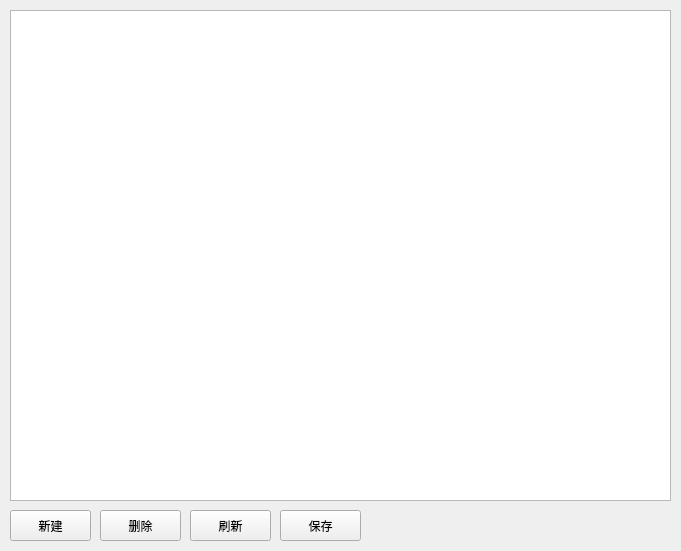
<?xml version="1.0" encoding="UTF-8"?>
<ui version="4.0">
 <class>Crontab</class>
 <widget class="QWidget" name="Crontab">
  <property name="geometry">
   <rect>
    <x>0</x>
    <y>0</y>
    <width>681</width>
    <height>551</height>
   </rect>
  </property>
  <property name="windowTitle">
   <string>Form</string>
  </property>
  <widget class="QPushButton" name="newer">
   <property name="geometry">
    <rect>
     <x>10</x>
     <y>510</y>
     <width>81</width>
     <height>31</height>
    </rect>
   </property>
   <property name="text">
    <string>新建</string>
   </property>
  </widget>
  <widget class="QPushButton" name="deleter">
   <property name="geometry">
    <rect>
     <x>100</x>
     <y>510</y>
     <width>81</width>
     <height>31</height>
    </rect>
   </property>
   <property name="text">
    <string>删除</string>
   </property>
  </widget>
  <widget class="QPushButton" name="refrusher">
   <property name="geometry">
    <rect>
     <x>190</x>
     <y>510</y>
     <width>81</width>
     <height>31</height>
    </rect>
   </property>
   <property name="text">
    <string>刷新</string>
   </property>
  </widget>
  <widget class="QTableView" name="tableView">
   <property name="geometry">
    <rect>
     <x>10</x>
     <y>10</y>
     <width>661</width>
     <height>491</height>
    </rect>
   </property>
  </widget>
  <widget class="QPushButton" name="save">
   <property name="geometry">
    <rect>
     <x>280</x>
     <y>510</y>
     <width>81</width>
     <height>31</height>
    </rect>
   </property>
   <property name="text">
    <string>保存</string>
   </property>
  </widget>
 </widget>
 <resources/>
 <connections/>
</ui>
